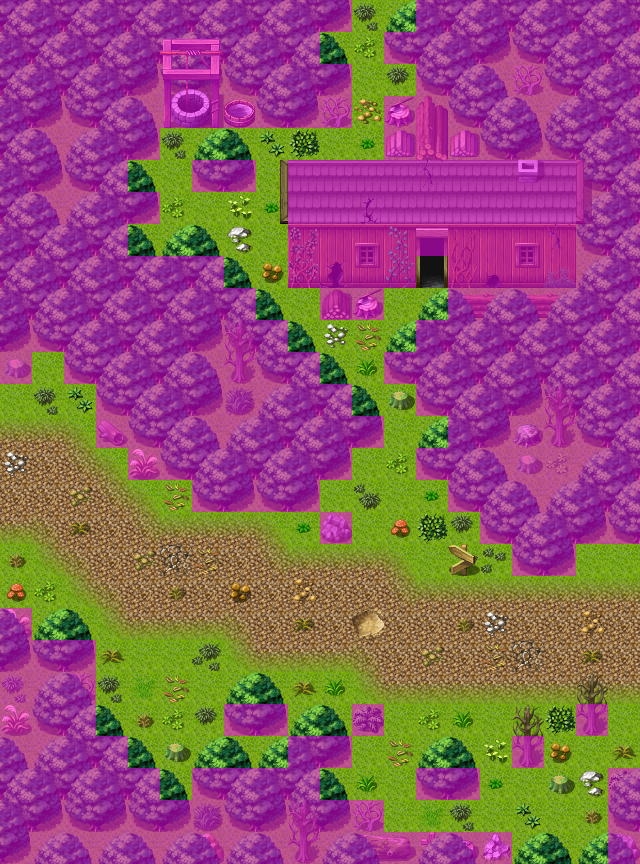

This game map was drawn from its Tiled (.tmx) file and the tilesets committed beside it. A one-line description and the trimmed map source follow:
An orthogonal 20x27 tile map with 32x32 px tiles, 4 tile layers (Ground, Objects, Above, Walkable), 19 tilesets and 11 objects (6x spawn, 4x mapchange, sign).

<map version="1.0" orientation="orthogonal" width="20" height="27" tilewidth="32" tileheight="32">
    <properties>
        <property name="outdoors" value="1" />
    </properties>
    <tileset firstgid="1" name="map_6" tilewidth="32" tileheight="32">
        <image source="../drawable/map_6.png" width="256" height="256" />
    </tileset>
    <tileset firstgid="65" name="map_0" tilewidth="32" tileheight="32">
        <image source="../drawable/map_0.png" width="256" height="256" />
    </tileset>
    <tileset firstgid="129" name="map_28" tilewidth="32" tileheight="32">
        <image source="../drawable/map_28.png" width="256" height="256" />
    </tileset>
    <tileset firstgid="193" name="map_10" tilewidth="32" tileheight="32">
        <image source="../drawable/map_10.png" width="256" height="256" />
    </tileset>
    <tileset firstgid="257" name="map_19" tilewidth="32" tileheight="32">
        <image source="../drawable/map_19.png" width="256" height="256" />
    </tileset>
    <tileset firstgid="321" name="map_17" tilewidth="32" tileheight="32">
        <image source="../drawable/map_17.png" width="256" height="256" />
    </tileset>
    <tileset firstgid="385" name="map_1" tilewidth="32" tileheight="32">
        <image source="../drawable/map_1.png" width="256" height="256" />
    </tileset>
    <tileset firstgid="449" name="map_3" tilewidth="32" tileheight="32">
        <image source="../drawable/map_3.png" width="256" height="256" />
    </tileset>
    <tileset firstgid="513" name="map_4" tilewidth="32" tileheight="32">
        <image source="../drawable/map_4.png" width="256" height="256" />
    </tileset>
    <tileset firstgid="577" name="map_16" tilewidth="32" tileheight="32">
        <image source="../drawable/map_16.png" width="256" height="256" />
    </tileset>
    <tileset firstgid="641" name="map_5" tilewidth="32" tileheight="32">
        <image source="../drawable/map_5.png" width="256" height="256" />
    </tileset>
    <tileset firstgid="705" name="map_7" tilewidth="32" tileheight="32">
        <image source="../drawable/map_7.png" width="256" height="256" />
    </tileset>
    <tileset firstgid="769" name="map_18" tilewidth="32" tileheight="32">
        <image source="../drawable/map_18.png" width="256" height="256" />
    </tileset>
    <tileset firstgid="833" name="map_12" tilewidth="32" tileheight="32">
        <image source="../drawable/map_12.png" width="256" height="256" />
    </tileset>
    <tileset firstgid="897" name="map_2" tilewidth="32" tileheight="32">
        <image source="../drawable/map_2.png" width="256" height="256" />
    </tileset>
    <tileset firstgid="961" name="map_26" tilewidth="32" tileheight="32">
        <image source="../drawable/map_26.png" width="256" height="256" />
    </tileset>
    <tileset firstgid="1025" name="map_41" tilewidth="32" tileheight="32">
        <image source="../drawable/map_41.png" width="256" height="256" />
    </tileset>
    <tileset firstgid="1089" name="map_8" tilewidth="32" tileheight="32">
        <image source="../drawable/map_8.png" width="256" height="256" />
    </tileset>
    <tileset firstgid="1153" name="map_27" tilewidth="32" tileheight="32">
        <image source="../drawable/map_27.png" width="256" height="256" />
    </tileset>
    <layer name="Ground" width="20" height="27">
        <data>[540 cells, 540 non-empty, 6 distinct tile ids]</data>
    </layer>
    <layer name="Objects" width="20" height="27">
        <data>[540 cells, 431 non-empty, 77 distinct tile ids]</data>
    </layer>
    <layer name="Above" width="20" height="27">
        <data>[540 cells, 65 non-empty, 11 distinct tile ids]</data>
    </layer>
    <layer name="Walkable" width="20" height="27">
        <data>[540 cells, 325 non-empty, 1 distinct tile ids]</data>
    </layer>
    <objectgroup name="Mapevents">
        <object name="west" type="mapchange" x="0" y="384" width="32" height="224">
            <properties>
                <property name="map" value="roadbeforecrossroads7" />
                <property name="place" value="east" />
            </properties>
        </object>
        <object name="east" type="mapchange" x="608" y="544" width="32" height="224">
            <properties>
                <property name="map" value="roadbeforecrossroads9" />
                <property name="place" value="west" />
            </properties>
        </object>
        <object name="tradehouse1" type="mapchange" x="416" y="256" width="32" height="32">
            <properties>
                <property name="map" value="tradehouse1" />
                <property name="place" value="south" />
            </properties>
        </object>
        <object name="north" type="mapchange" x="352" y="0" width="64" height="32">
            <properties>
                <property name="map" value="waytominingtown1" />
                <property name="place" value="south1" />
            </properties>
        </object>
        <object name="sign_rbfcr8" type="sign" x="448" y="544" width="32" height="32" />
    </objectgroup>
    <objectgroup name="Spawn">
        <object name="forestfox2" type="spawn" x="352" y="384" width="64" height="32">
            <properties>
                <property name="spawngroup" value="forestfox2" />
            </properties>
        </object>
        <object name="forestfox2_1" type="spawn" x="352" y="448" width="64" height="32">
            <properties>
                <property name="quantity" value="2" />
                <property name="spawngroup" value="forestfox2" />
            </properties>
        </object>
        <object name="forestserpent2" type="spawn" x="96" y="640" width="128" height="160">
            <properties>
                <property name="quantity" value="2" />
                <property name="spawngroup" value="forestserpent2" />
            </properties>
        </object>
        <object name="beetle2" type="spawn" x="320" y="704" width="160" height="128">
            <properties>
                <property name="quantity" value="3" />
                <property name="spawngroup" value="beetle2" />
            </properties>
        </object>
        <object name="forestserpent2_1" type="spawn" x="480" y="704" width="96" height="160">
            <properties>
                <property name="quantity" value="2" />
                <property name="spawngroup" value="forestserpent2" />
            </properties>
        </object>
        <object name="redft1" type="spawn" x="352" y="96" width="32" height="32">
            <properties>
                <property name="spawngroup" value="redft1" />
            </properties>
        </object>
    </objectgroup>
    <objectgroup name="Keys" visible="0" />
</map>
